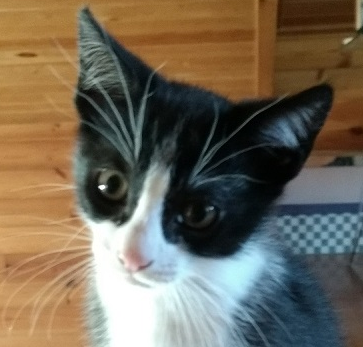
#> input picture images/cat-face.png, 363 x 347 px
$ python sharpening_techniques.py
#> lines starting #> are read from the running program, lines starting #| are printed output that depends on the picture
### Utils/show_image.py
import matplotlib.pyplot as plt
import numpy as np

# [8 lines left out: function show_with_matplotlib, not called in this run]

def show_images_with_titles_and_positions(image_BGR_list, title_list, pos_list, big_title, colsNum = 4, xLabel = 'x axis', yLabel = 'y axis'):
    """
    Displays a list of images with specified titles and positions using Matplotlib subplots.

    Args:
        image_BGR_list: A list of NumPy image arrays.
        title_list: A list of titles for each image (optional).
        pos_list: A list of subplot positions (optional).
    """

    # Create the dimensions of the figure and set title:
    plt.figure(figsize=(12, 6))
    plt.suptitle(big_title, fontsize=14, fontweight='bold')

    num_images = len(image_BGR_list)

    # make sure every image has a title
    if not title_list:
        title_list = [f"Image {i+1}" for i in range(num_images)]
    if not pos_list:
        pos_list = range(1, num_images + 1)

    rowsNum = int(np.ceil(num_images / colsNum))
    print("Row number:", rowsNum, "Column number:", colsNum)

    # Add images to the plot
    for i, (image_BGR, title, pos) in enumerate(zip(image_BGR_list, title_list, pos_list)):
        print("Debug: ", i)
        image_RGB = image_BGR[:, :, ::-1]
        print("Debug: 00")


        plt.imshow(image_RGB)
        print("Debug: 1")

        plt.title(title)
        print("Debug: 2")
        plt.subplot(rowsNum, colsNum, pos)
        print("Debug: 3")
        plt.axis('off')
        print("Debug: show complete")

    plt.tight_layout()
    plt.show()

### Part05/sharpening_techniques.py
"""Comparing different methods for sharpening images"""
import cv2
import numpy as np
import matplotlib.pyplot as plt
from Utils import show_image

def unsharped_filter(img):
    """The unsharp filter enhances edges subtracting the smoothed image from the original image"""

    smoothed = cv2.GaussianBlur(img, (9, 9), 10)
    return cv2.addWeighted(img, 1.5, smoothed, -0.5, 0)

image = cv2.imread('../images/cat-face.png')
#> image is the input picture: shape (347, 363, 3); mean B, G, R 87.1, 104.1, 114.1

# We create the kernel for sharpening images
kernel_sharpen_1 = np.array([[0, -1, 0],
                             [-1, 5, -1],
                             [0, -1, 0]])

kernel_sharpen_2 = np.array([[-1, -1, -1],
                             [-1, 9, -1],
                             [-1, -1, -1]])

kernel_sharpen_3 = np.array([[1, 1, 1],
                             [1, -7, 1],
                             [1, 1, 1]])

kernel_sharpen_4 = np.array([[-1, -1, -1, -1, -1],
                             [-1, 2, 2, 2, -1],
                             [-1, 2, 8, 2, -1],
                             [-1, 2, 2, 2, -1],
                             [-1, -1, -1, -1, -1]]) / 8.0

# Apply all the kernels we have created:
sharp_image_1 = cv2.filter2D(image, -1, kernel_sharpen_1)
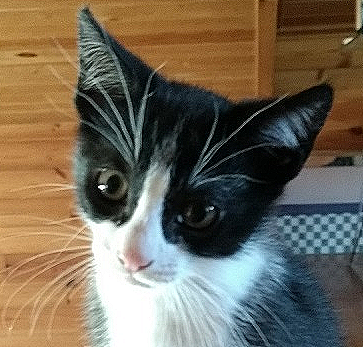
#> sharp_image_1: shape (347, 363, 3); mean B, G, R 87.3, 104.2, 114.4
sharp_image_2 = cv2.filter2D(image, -1, kernel_sharpen_2)
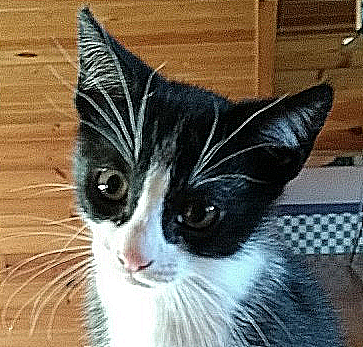
#> sharp_image_2: shape (347, 363, 3); mean B, G, R 88.3, 105.1, 115.6
sharp_image_3 = cv2.filter2D(image, -1, kernel_sharpen_3)
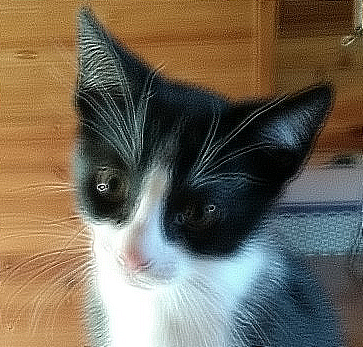
#> sharp_image_3: shape (347, 363, 3); mean B, G, R 87.5, 104.3, 114.6
sharp_image_4 = cv2.filter2D(image, -1, kernel_sharpen_4)
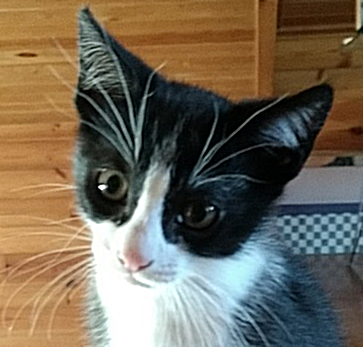
#> sharp_image_4: shape (347, 363, 3); mean B, G, R 87.1, 104.1, 114.2

# Try the unsharped filter:
sharp_image_5 = unsharped_filter(image)
#> in unsharped_filter, `smoothed = cv2.GaussianBlur(img, (9, 9), 10)`:
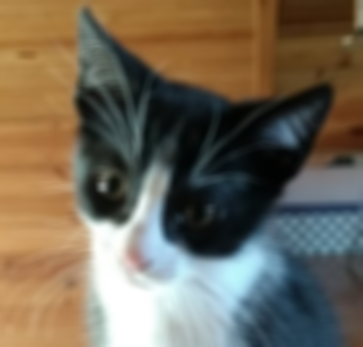
#> smoothed: shape (347, 363, 3); mean B, G, R 87.1, 104.1, 114.1

image_BGR_list = [image, sharp_image_1, sharp_image_2, sharp_image_3, sharp_image_4, sharp_image_5]
title_list = ["original", "sharp 1", "sharp 2", "sharp 3", "sharp 4", "sharp 5"]
pos_list = [1, 2, 3, 4, 5, 6]
show_image.show_images_with_titles_and_positions(image_BGR_list, title_list, pos_list, "Sharpening images", 3)
#> in show_images_with_titles_and_positions, `num_images = len(image_BGR_list)`: num_images = 6
#> in show_images_with_titles_and_positions, `rowsNum = int(np.ceil(num_images / colsNum))`: rowsNum = 2
#| Row number: 2 Column number: 3
#> the loop in show_images_with_titles_and_positions, `for i, (image_BGR, title, pos) in enumerate(zip(image_BGR_list, title_..` made 6 passes
#> title on passes 1 to 6: 'original', 'sharp 1', 'sharp 2', 'sharp 3', 'sharp 4', 'sharp 5'
#> (printed output is left out)
#> in show_images_with_titles_and_positions, `plt.show()`:
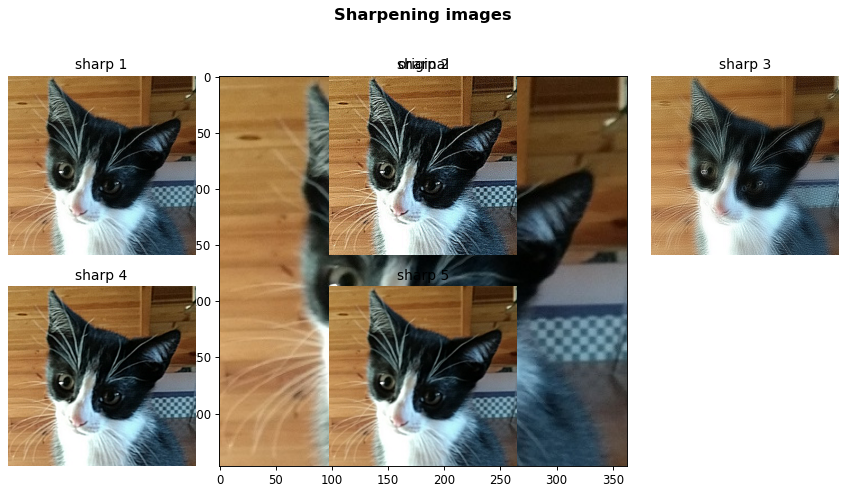
#> figure drawn by matplotlib, 6 panels

$ run again, with images/jungle.png copied over images/cat-face.png
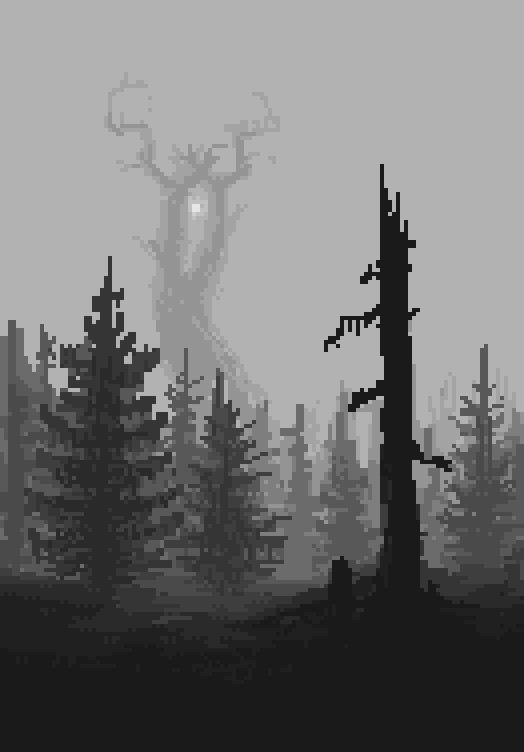
#> input picture images/jungle.png, 524 x 752 px
#> image is the input picture: shape (752, 524, 3); min 14, max 232, mean 115.1
#> `sharp_image_2 = cv2.filter2D(image, -1, kernel_sharpen_2)`:
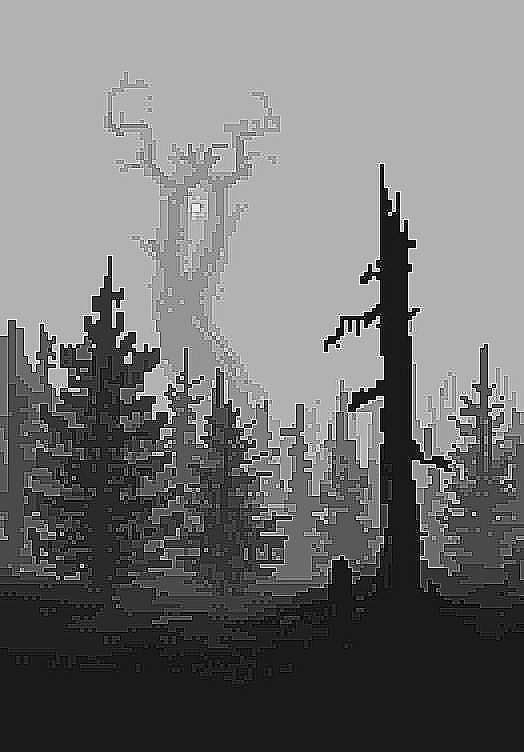
#> sharp_image_2: shape (752, 524, 3); min 0, max 255, mean 115.9
#> in unsharped_filter, `smoothed = cv2.GaussianBlur(img, (9, 9), 10)`:
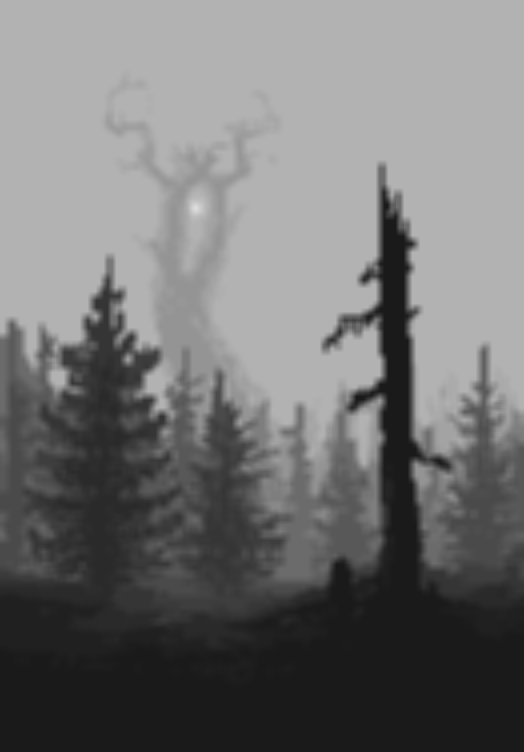
#> smoothed: shape (752, 524, 3); min 26, max 222, mean 115.1
#> num_images = 6
#> rowsNum = 2
#| Row number: 2 Column number: 3
#> the loop in show_images_with_titles_and_positions, `for i, (image_BGR, title, pos) in enumerate(zip(image_BGR_list, title_..` made 6 passes
#> title on passes 1 to 6: 'original', 'sharp 1', 'sharp 2', 'sharp 3', 'sharp 4', 'sharp 5'
#> (printed output is left out)

$ run again, with images/leaf-noise.png copied over images/cat-face.png
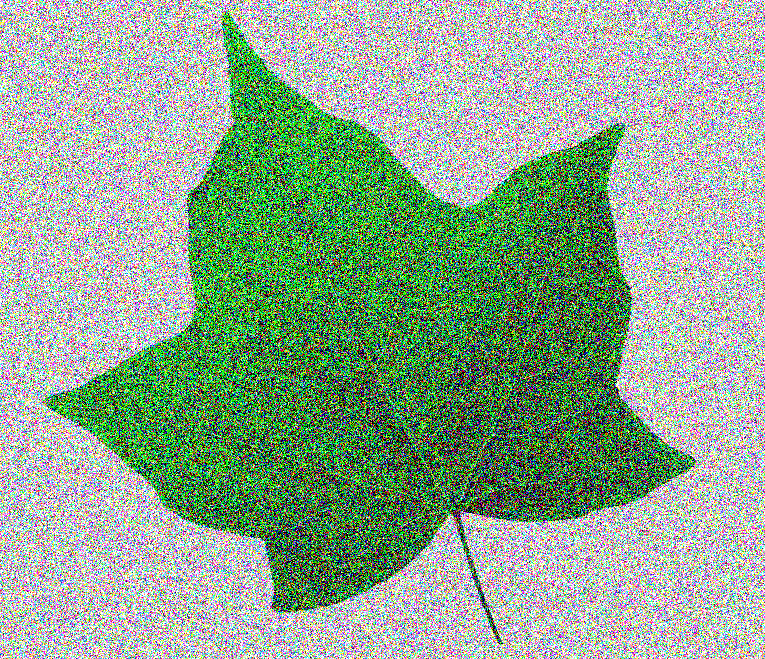
#> input picture images/leaf-noise.png, 765 x 659 px
#> image is the input picture: shape (659, 765, 3); mean B, G, R 143.7, 166.8, 143.8
#> in unsharped_filter, `smoothed = cv2.GaussianBlur(img, (9, 9), 10)`:
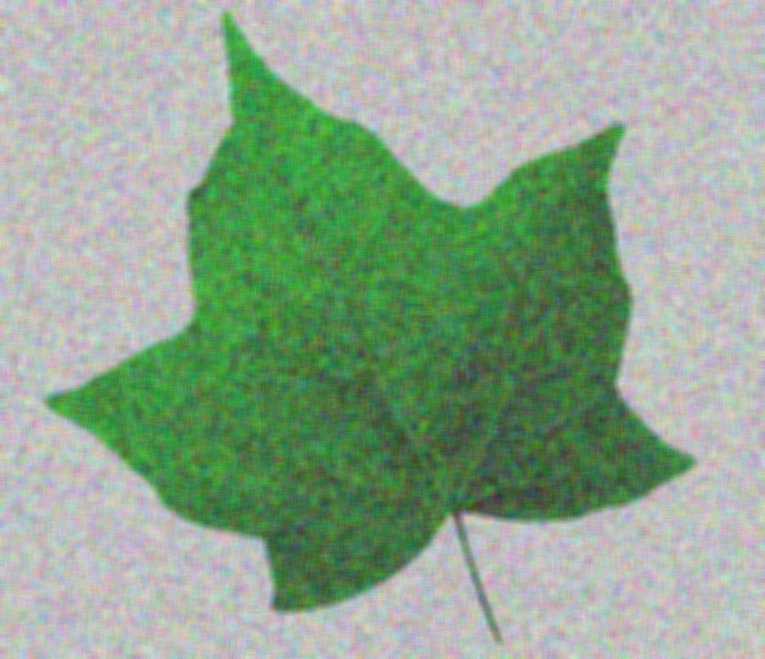
#> smoothed: shape (659, 765, 3); mean B, G, R 143.7, 166.8, 143.8
#> in unsharped_filter, `return cv2.addWeighted(img, 1.5, smoothed, -0.5, 0)`:
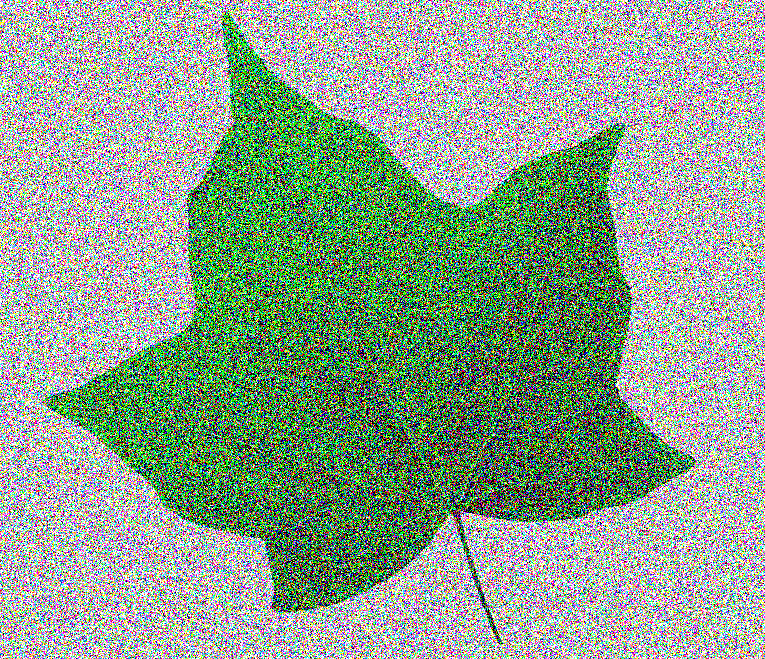
#> returned value: shape (659, 765, 3); mean of channels 0, 1, 2 141, 160.3, 141.2; drawn as B, G, R
#> num_images = 6
#> rowsNum = 2
#| Row number: 2 Column number: 3
#> the loop in show_images_with_titles_and_positions, `for i, (image_BGR, title, pos) in enumerate(zip(image_BGR_list, title_..` made 6 passes
#> title on passes 1 to 6: 'original', 'sharp 1', 'sharp 2', 'sharp 3', 'sharp 4', 'sharp 5'
#> (printed output is left out)
